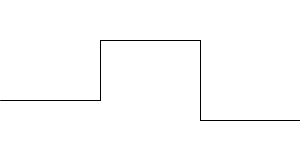
Frame 1 (no input)
Frame 60 (the mouse pressed at the canvas centre just before this capture): identical to frame 1, image omitted
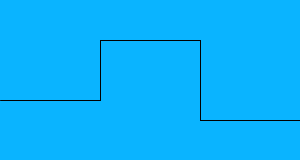
Frame 120 (the mouse held since frame 60 and released just before this capture)

The Processing sketch that drew these frames (run headless with seeded random() and noise(); from frame 60 on, the mouse is pressed at the canvas centre):

// Processing sketch: q9_1_1
// ── q9_1_1.pde
void setup() {
  size(300, 160);
}

void draw() {
  if ((mouseX < 100 && mouseY > 100) ||
      (mouseX > 100 && mouseX < 200 && mouseY >40) ||
      (mouseX > 200 && mouseY > 120)) {  
      background(10, 180, 255);
  } else {
      background(255, 255, 255);
  }
  
    line(0, 100, 100, 100);  //h
    line(100, 100, 100, 40);  //v
    line(100, 40, 200, 40);  //h
    line(200, 40, 200, 120);  //v
    line(200, 120, 300, 120);  //h
}
